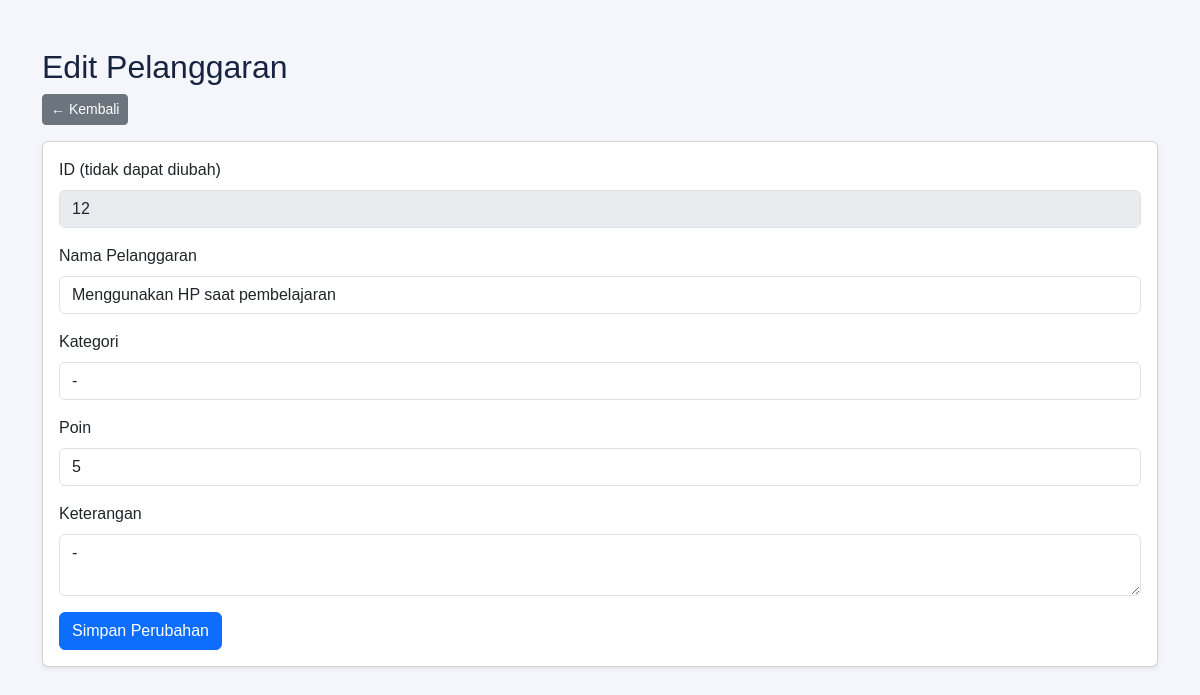
The app's page /edit_jenis_pelanggaran.php?id=12 (signed in) with its own data.
### tables this page shows
CREATE TABLE `t_pelanggaran` (
  `id` int(11) NOT NULL,
  `pelanggaran_kategori_id` int(11) DEFAULT NULL,
  `kode` varchar(30) DEFAULT NULL,
  `nama` varchar(150) DEFAULT NULL,
  `poin` int(11) NOT NULL,
  `deskripsi` text NOT NULL,
  `status_aktif` tinyint(1) NOT NULL,
  `created_at` timestamp NOT NULL DEFAULT current_timestamp(),
  `updated_at` timestamp NOT NULL DEFAULT current_timestamp()
);

### edit_jenis_pelanggaran.php (the view, shortened to what this page needs)
<?php
include 'config/koneksi.php';
$id = $_GET['id'] ?? 0;
$stmt = mysqli_prepare($koneksi, "SELECT * FROM t_pelanggaran WHERE id = ?");
mysqli_stmt_bind_param($stmt, 'i', $id);
mysqli_stmt_execute($stmt);
$data = mysqli_fetch_assoc(mysqli_stmt_get_result($stmt));
?>
<!DOCTYPE html>
<html lang="id">
<head>
    <link href="https://cdn.jsdelivr.net/npm/bootstrap@5.3.8/dist/css/bootstrap.min.css" rel="stylesheet">
    <link rel="stylesheet" href="layout/style.css">
</head>
<body>
<div class="container mt-5">
    <h2>Edit Pelanggaran</h2>
    <a href="kelola_jenis_pelanggaran.php" class="btn btn-secondary btn-sm mb-3">&larr; Kembali</a>
    <div class="card shadow-sm">
        <div class="card-body">
            <form method="POST">
                <div class="mb-3">
                    <label class="form-label">ID (tidak dapat diubah)</label>
                    <input type="number" class="form-control" value="<?= $data['id'] ?>" disabled>
                </div>
                <div class="mb-3">
                    <label class="form-label">Nama Pelanggaran</label>
                    <input type="text" name="nama_pelanggaran" class="form-control" value="<?= htmlspecialchars($data['nama']) ?>" required>
                </div>
                <div class="mb-3">
                    <label class="form-label">Kategori</label>
                    <input type="text" name="kategori" class="form-control" value="<?= htmlspecialchars($data['kategori'] ?? '-') ?>">
                </div>
                <div class="mb-3">
                    <label class="form-label">Poin</label>
                    <input type="number" name="poin" class="form-control" value="<?= $data['poin'] ?>" required>
                </div>
                <div class="mb-3">
                    <label class="form-label">Keterangan</label>
                    <textarea name="keterangan" class="form-control"><?= htmlspecialchars($data['keterangan'] ?? '-') ?></textarea>
                </div>
                <button type="submit" class="btn btn-primary">Simpan Perubahan</button>
            </form>
        </div>
    </div>
</div>
</body>
</html>

### layout/style.css (style rules this page uses)
:root { --primary: #3659d9; --navy: #17233f; --background: #f4f6fb; --text-muted: #778198; --border: #e8ecf4; }
* { box-sizing: border-box; }
body { margin: 0; font-family: 'Poppins', sans-serif; background: var(--background); color: var(--navy); }

### records on screen
t_pelanggaran: id "12", nama_pelanggaran "Menggunakan HP saat pembelajaran", poin "5"
